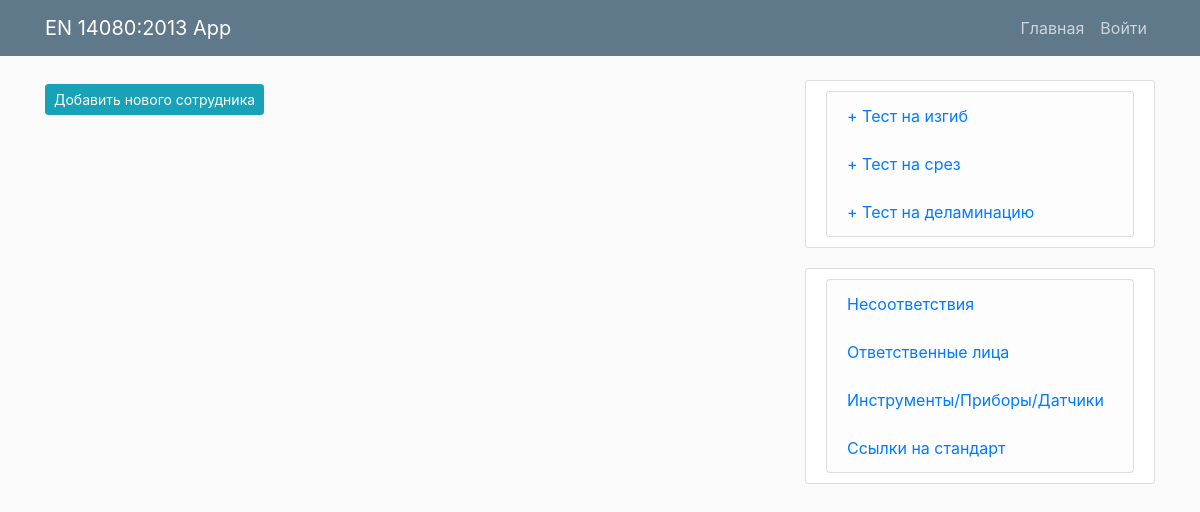
Before: /persons/ with the older database file.
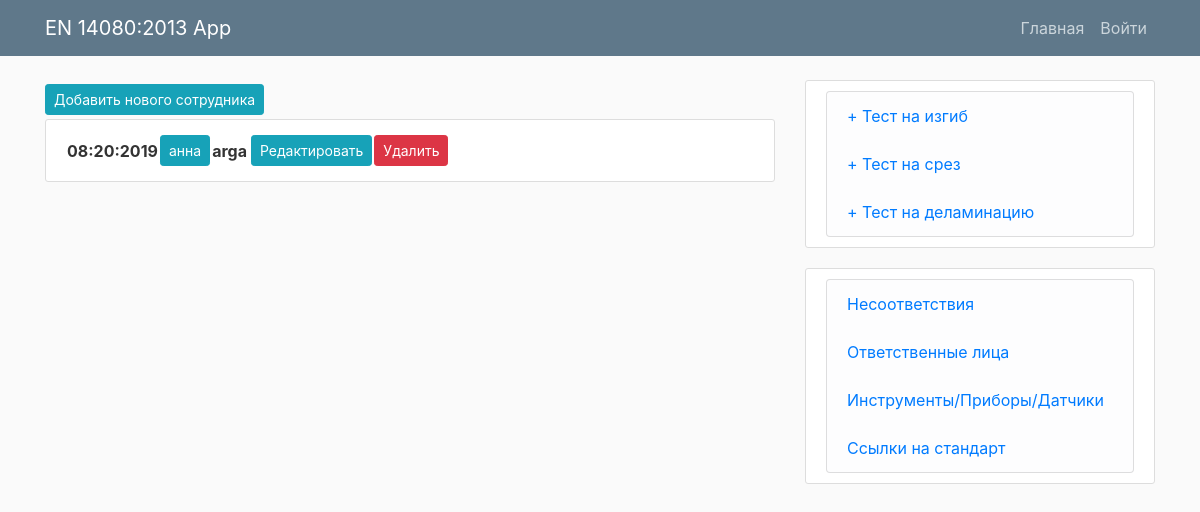
After: the same page with the newer database file.
### mainApp/models.py (models this page shows, shortened)
class Person(models.Model):
	name = models.CharField(max_length=100)
	position = models.CharField(max_length=100)
	training_date = models.DateField()
	next_training_date = models.DateField()
	comment = models.TextField(blank=True)

### mainApp/views.py (the view)
# urls.py: path('persons/', today_views.PersonsView, name='persons'),
def PersonsView(request):
	persons = Person.objects.all().order_by('name')
	return render(request, 'mainApp/persons.html', {'persons': persons,})

### mainApp/templates/mainApp/persons.html
{% extends "mainApp/today.html" %}
{% load crispy_forms_tags %}
{% load bootstrap4 %}
{% block content %}
<a class="btn btn-info btn-sm mt-1 mb-1" href="{% url 'person-create' %}">Добавить нового сотрудника</a>
{% for person in persons %}
<div class="content-section tabletoday">
    <table>
        <tr>
            <th>{{ person.training_date|date:"m:d:Y" }}</th>
            <th><a class="btn btn-info btn-sm mt-1 mb-1" href="{% url 'person' person.id %}">{{ person.name }}</a></th>
            <th>{{ person.position }}</th>
            <th></th>
            <th>
                <a class="btn btn-info btn-sm mt-1 mb-1" href="{% url 'person-update' person.id %}">Редактировать</a>
            </th>
             <th>
                <a class="btn btn-danger btn-sm mt-1 mb-1" href="{% url 'person-delete' person.id %}">Удалить</a>
            </th>
        </tr>
    </table>
</div>
{% endfor %}
{% endblock content %}

Changed rows visible on the page:
added Person: training_date "08:20:2019", name "анна", position "arga"
